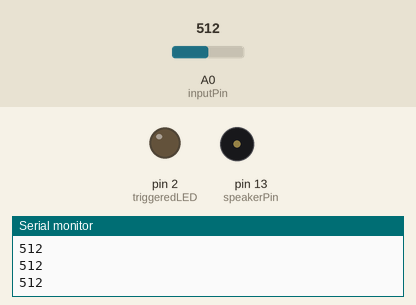
Bench run of a sketch on a simulated Arduino Uno, built with avr-gcc and run on an emulated ATmega328P. On the bench: output pins drawn as LEDs (lit = HIGH), buzzer (waves = sounding), the last lines printed to the serial monitor. The test bench sets the inputs (shaded band); at power-on: A0 (inputPin) = 512.

Above: at 1.2 s.
1.3 s: A0 (inputPin) set to 44
2.8 s: A0 (inputPin) set to 35
At 2.98 s:
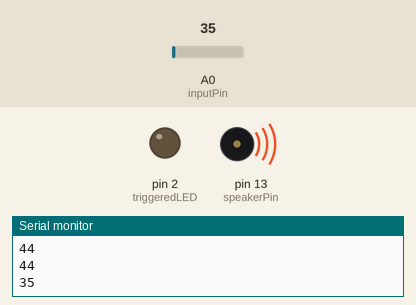
Timing chart, 0 to 3.0 s (numbered marks = the images above; inputs shaded):
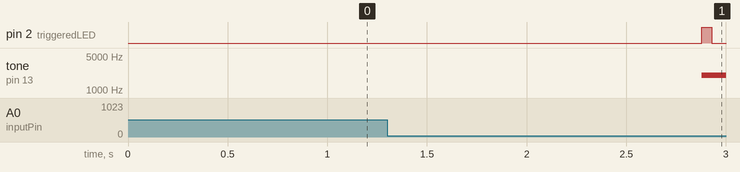

Measured:
- the behaviour switches between 40 and 39 on A0 (inputPin) (found by bisection; images 0 and 1)

The sketch:

Flame_alarm.ino
```cpp
const int speakerPin = 13; //buzzer to arduino pin 9
const int lowrange = 2000;
const int highrange = 4000;
const int triggeredLED = 2; // LED connected to Pin7
const int inputPin = A0; // LDR connected to A0

void setup()
{
    Serial.begin(9600);
    pinMode(triggeredLED, OUTPUT);
    pinMode(inputPin,INPUT);
}

void loop()
{
 int  reading = analogRead(inputPin);
 Serial.println(reading);
 if(reading < 40)
 {
   for(int j = 1; j <= 10 ; j++)
   {
       for (int i = lowrange; i <= highrange; i++)
     {
      tone (speakerPin, i, 250);
     }

    for (int i = highrange; i >= lowrange; i--)
     {
      tone (speakerPin, i, 250);
     }
    digitalWrite(triggeredLED, HIGH);
    delay(50);
    digitalWrite(triggeredLED, LOW);
    delay (50);
   }
 }
}
```
